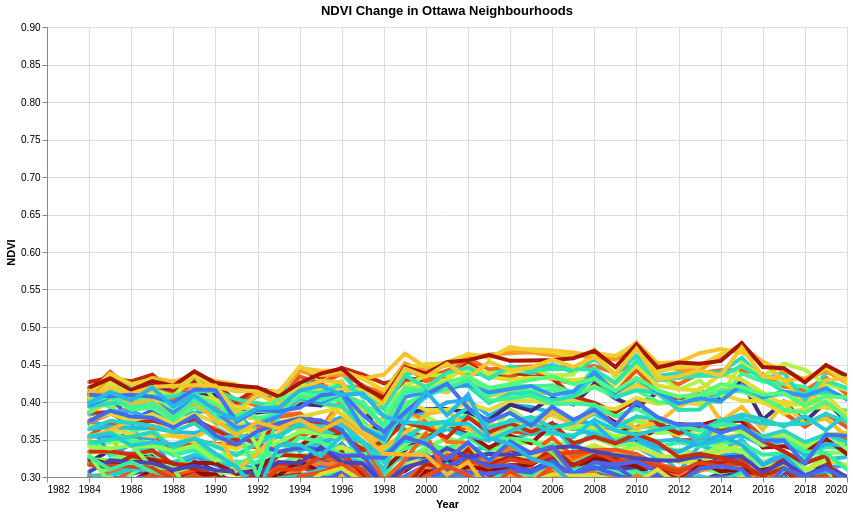

The notebook cell saved with this chart:
### Markdown cell above
### Create an interactive plot

This code block will generate an interactive plot so that we can more easily interpret the time series. We have a large amount of data, which can become hard to distinguish with only different colours/patterns, so an interactive plot is beneficial.

Note: for this we are using the long format dataframe because it uses a column to group the data (in this case, neighbourhood name), unlike the previous method which plotted each row.

### Code cell
import altair as alt

# Set the highlight parameters
# When we hover our mouse over a point, we want all the points that share that year
# to be highlighted
highlight = alt.selection(
    type='single', on='mouseover', fields=['Year'], nearest=True)

# Set the base, this is the same as above.
base = alt.Chart(df_long).encode(
    x=alt.X('Year:Q', scale=alt.Scale(domain=[1982,2020]),axis = alt.Axis(format='.0f')),
    y=alt.Y('NDVI:Q', scale=alt.Scale(domain=[0.3,0.9])),
    color=alt.Color('Name:O', scale=alt.Scale(scheme='turbo'),legend=None)).properties(
    title='NDVI Change in Ottawa Neighbourhoods')

# Add points - change the size based on the highlight condition we set above
points = base.mark_circle().encode(
    size=alt.condition(~highlight, alt.value(10), alt.value(15)),
    tooltip=[
        alt.Tooltip('Name:O', title='Neighbourhood'),
        alt.Tooltip('Year:Q', title='Year'),
        alt.Tooltip('NDVI:Q', title='Median NDVI')
    ]).add_selection(highlight)

# Add lines - change the size based on the highlight condition
lines = base.mark_line().encode(
    size=alt.condition(~highlight, alt.value(1), alt.value(4)))

# Set the chart properties and add .interactive()
(points + lines).properties(width=800, height=450).interactive()

### Figure 1 — Vega-Lite specification as saved in the notebook (floating-point values rounded to 4 significant figures; data arrays with more than 128 entries replaced by an {"elided": "..."} marker saying what was removed)
{"config": {"view": {"continuousWidth": 400, "continuousHeight": 300}}, "layer": [{"mark": "circle", "encoding": {"color": {"field": "Name", "legend": null, "scale": {"scheme": "turbo"}, "type": "ordinal"}, "size": {"condition": {"value": 10, "selection": {"not": "selector001"}}, "value": 15}, "tooltip": [{"field": "Name", "title": "Neighbourhood", "type": "ordinal"}, {"field": "Year", "title": "Year", "type": "quantitative"}, {"field": "NDVI", "title": "Median NDVI", "type": "quantitative"}], "x": {"axis": {"format": ".0f"}, "field": "Year", "scale": {"domain": [1982, 2020]}, "type": "quantitative"}, "y": {"field": "NDVI", "scale": {"domain": [0.3, 0.9]}, "type": "quantitative"}}, "selection": {"selector001": {"type": "single", "on": "mouseover", "fields": ["Year"], "nearest": true}, "selector002": {"type": "interval", "bind": "scales", "encodings": ["x", "y"]}}, "title": "NDVI Change in Ottawa Neighbourhoods"}, {"mark": "line", "encoding": {"color": {"field": "Name", "legend": null, "scale": {"scheme": "turbo"}, "type": "ordinal"}, "size": {"condition": {"value": 1, "selection": {"not": "selector001"}}, "value": 4}, "x": {"axis": {"format": ".0f"}, "field": "Year", "scale": {"domain": [1982, 2020]}, "type": "quantitative"}, "y": {"field": "NDVI", "scale": {"domain": [0.3, 0.9]}, "type": "quantitative"}}, "title": "NDVI Change in Ottawa Neighbourhoods"}], "data": {"name": "data-31135a4cdb93d39ee6cfdc013e104cff"}, "height": 450, "width": 800, "$schema": "https://vega.github.io/schema/vega-lite/v4.17.0.json", "datasets": {"data-31135a4cdb93d39ee6cfdc013e104cff": {"elided": "4218 records"}}}
